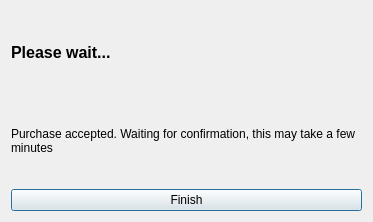
<?xml version="1.0" encoding="UTF-8"?>
<ui version="4.0">
 <class>OfferPayDialog</class>
 <widget class="QDialog" name="OfferPayDialog">
  <property name="geometry">
   <rect>
    <x>0</x>
    <y>0</y>
    <width>373</width>
    <height>222</height>
   </rect>
  </property>
  <property name="windowTitle">
   <string>Pay For Item</string>
  </property>
  <layout class="QGridLayout" name="gridLayout">
   <item row="1" column="0">
    <widget class="QLabel" name="purchaseHint">
     <property name="cursor">
      <cursorShape>IBeamCursor</cursorShape>
     </property>
     <property name="text">
      <string notr="true">Purchase accepted. Waiting for confirmation, this may take a few minutes</string>
     </property>
     <property name="textFormat">
      <enum>Qt::RichText</enum>
     </property>
     <property name="wordWrap">
      <bool>true</bool>
     </property>
     <property name="textInteractionFlags">
      <set>Qt::LinksAccessibleByMouse|Qt::TextSelectableByKeyboard|Qt::TextSelectableByMouse</set>
     </property>
    </widget>
   </item>
   <item row="0" column="0">
    <layout class="QHBoxLayout" name="horizontalLayout">
     <item>
      <widget class="QLabel" name="payMessage">
       <property name="font">
        <font>
         <pointsize>12</pointsize>
         <weight>75</weight>
         <bold>true</bold>
        </font>
       </property>
       <property name="cursor">
        <cursorShape>IBeamCursor</cursorShape>
       </property>
       <property name="text">
        <string>Please wait...</string>
       </property>
       <property name="wordWrap">
        <bool>true</bool>
       </property>
       <property name="textInteractionFlags">
        <set>Qt::LinksAccessibleByMouse|Qt::TextSelectableByKeyboard|Qt::TextSelectableByMouse</set>
       </property>
      </widget>
     </item>
    </layout>
   </item>
   <item row="2" column="0">
    <widget class="QPushButton" name="finishButton">
     <property name="text">
      <string>Finish</string>
     </property>
    </widget>
   </item>
  </layout>
 </widget>
 <resources>
  <include location="../gtacoin.qrc"/>
 </resources>
 <connections/>
</ui>
